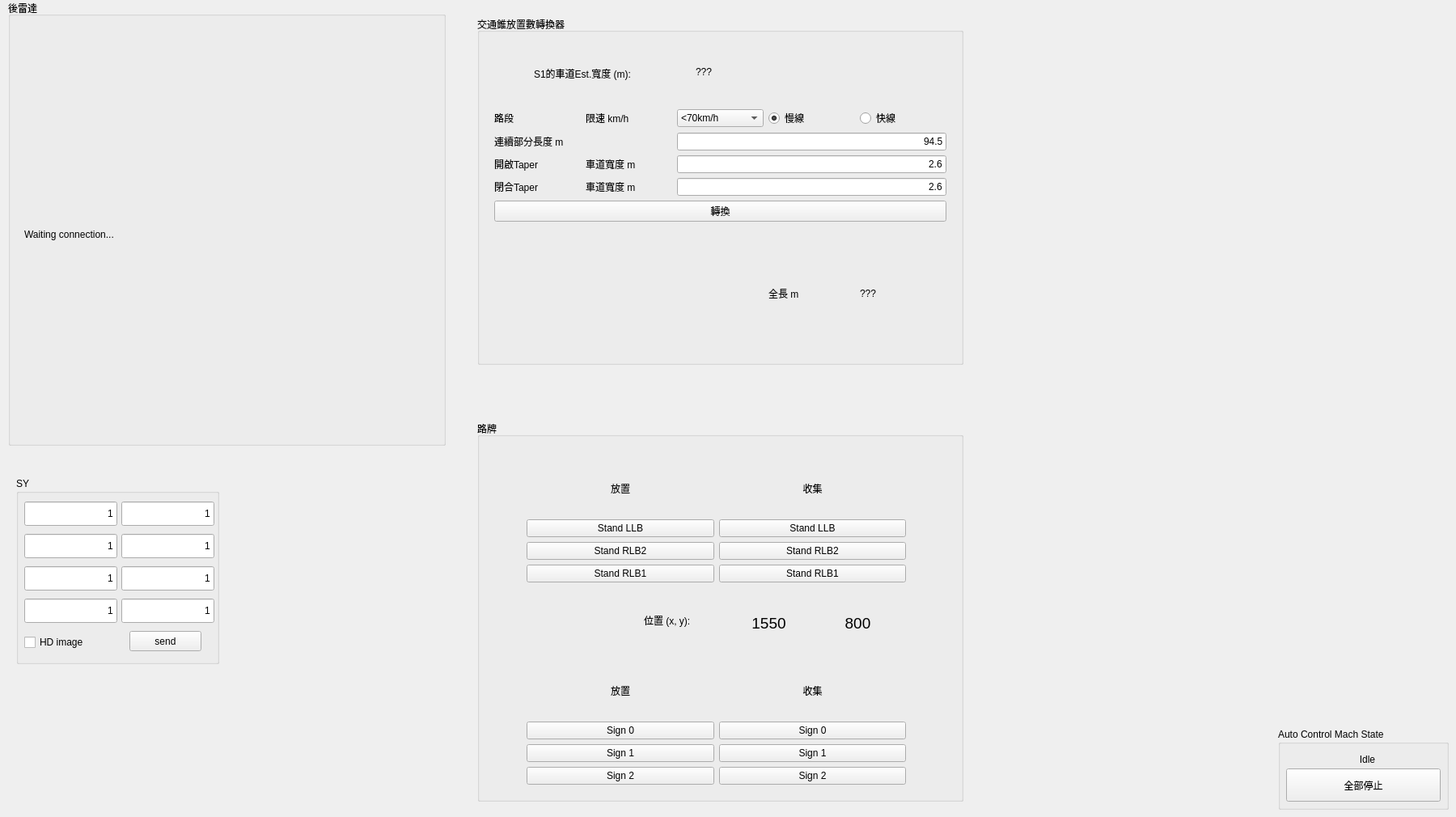
      <widget class="QWidget" name="RoadSign">
       <attribute name="title">
        <string>擴展功能</string>
       </attribute>
       <widget class="QGroupBox" name="groupBox_5">
        <property name="geometry">
         <rect>
          <x>10</x>
          <y>0</y>
          <width>541</width>
          <height>551</height>
         </rect>
        </property>
        <property name="sizePolicy">
         <sizepolicy hsizetype="Preferred" vsizetype="Preferred">
          <horstretch>0</horstretch>
          <verstretch>0</verstretch>
         </sizepolicy>
        </property>
        <property name="title">
         <string>後雷達</string>
        </property>
        <widget class="QLabel" name="cameraRadarExtLabel">
         <property name="enabled">
          <bool>true</bool>
         </property>
         <property name="geometry">
          <rect>
           <x>20</x>
           <y>40</y>
           <width>500</width>
           <height>500</height>
          </rect>
         </property>
         <property name="text">
          <string>Waiting connection...</string>
         </property>
        </widget>
       </widget>
       <widget class="QGroupBox" name="groupBox_7">
        <property name="geometry">
         <rect>
          <x>590</x>
          <y>520</y>
          <width>601</width>
          <height>471</height>
         </rect>
        </property>
        <property name="sizePolicy">
         <sizepolicy hsizetype="Preferred" vsizetype="Preferred">
          <horstretch>0</horstretch>
          <verstretch>0</verstretch>
         </sizepolicy>
        </property>
        <property name="title">
         <string>路牌</string>
        </property>
        <widget class="QWidget" name="gridLayoutWidget_4">
         <property name="geometry">
          <rect>
           <x>60</x>
           <y>50</y>
           <width>471</width>
           <height>151</height>
          </rect>
         </property>
         <layout class="QGridLayout" name="gridLayout_6">
          <property name="leftMargin">
           <number>1</number>
          </property>
          <property name="topMargin">
           <number>1</number>
          </property>
          <property name="rightMargin">
           <number>1</number>
          </property>
          <property name="bottomMargin">
           <number>1</number>
          </property>
          <item row="3" column="2">
           <widget class="QPushButton" name="StandCollectButton_2">
            <property name="text">
             <string>Stand RLB1</string>
            </property>
           </widget>
          </item>
          <item row="1" column="1">
           <widget class="QPushButton" name="StandPlaceButton_0">
            <property name="text">
             <string>Stand LLB</string>
            </property>
           </widget>
          </item>
          <item row="2" column="1">
           <widget class="QPushButton" name="StandPlaceButton_1">
            <property name="text">
             <string>Stand RLB2</string>
            </property>
           </widget>
          </item>
          <item row="1" column="2">
           <widget class="QPushButton" name="StandCollectButton_0">
            <property name="text">
             <string>Stand LLB</string>
            </property>
           </widget>
          </item>
          <item row="2" column="2">
           <widget class="QPushButton" name="StandCollectButton_1">
            <property name="text">
             <string>Stand RLB2</string>
            </property>
           </widget>
          </item>
          <item row="3" column="1">
           <widget class="QPushButton" name="StandPlaceButton_2">
            <property name="text">
             <string>Stand RLB1</string>
            </property>
           </widget>
          </item>
          <item row="0" column="1">
           <widget class="QLabel" name="label_18">
            <property name="text">
             <string>放置</string>
            </property>
            <property name="alignment">
             <set>Qt::AlignCenter</set>
            </property>
           </widget>
          </item>
          <item row="0" column="2">
           <widget class="QLabel" name="label_26">
            <property name="text">
             <string>收集</string>
            </property>
            <property name="alignment">
             <set>Qt::AlignCenter</set>
            </property>
           </widget>
          </item>
         </layout>
        </widget>
        <widget class="QWidget" name="gridLayoutWidget_24">
         <property name="geometry">
          <rect>
           <x>60</x>
           <y>300</y>
           <width>471</width>
           <height>151</height>
          </rect>
         </property>
         <layout class="QGridLayout" name="gridLayout_26">
          <property name="leftMargin">
           <number>1</number>
          </property>
          <property name="topMargin">
           <number>1</number>
          </property>
          <property name="rightMargin">
           <number>1</number>
          </property>
          <property name="bottomMargin">
           <number>1</number>
          </property>
          <item row="3" column="2">
           <widget class="QPushButton" name="SignCollectButton_2">
            <property name="text">
             <string>Sign 2</string>
            </property>
           </widget>
          </item>
          <item row="1" column="1">
           <widget class="QPushButton" name="SignPlaceButton_0">
            <property name="text">
             <string>Sign 0</string>
            </property>
           </widget>
          </item>
          <item row="2" column="1">
           <widget class="QPushButton" name="SignPlaceButton_1">
            <property name="text">
             <string>Sign 1</string>
            </property>
           </widget>
          </item>
          <item row="1" column="2">
           <widget class="QPushButton" name="SignCollectButton_0">
            <property name="text">
             <string>Sign 0</string>
            </property>
           </widget>
          </item>
          <item row="2" column="2">
           <widget class="QPushButton" name="SignCollectButton_1">
            <property name="text">
             <string>Sign 1</string>
            </property>
           </widget>
          </item>
          <item row="3" column="1">
           <widget class="QPushButton" name="SignPlaceButton_2">
            <property name="text">
             <string>Sign 2</string>
            </property>
           </widget>
          </item>
          <item row="0" column="1">
           <widget class="QLabel" name="label_27">
            <property name="text">
             <string>放置</string>
            </property>
            <property name="alignment">
             <set>Qt::AlignCenter</set>
            </property>
           </widget>
          </item>
          <item row="0" column="2">
           <widget class="QLabel" name="label_28">
            <property name="text">
             <string>收集</string>
            </property>
            <property name="alignment">
             <set>Qt::AlignCenter</set>
            </property>
           </widget>
          </item>
         </layout>
        </widget>
        <widget class="QLabel" name="label_30">
         <property name="geometry">
          <rect>
           <x>206</x>
           <y>236</y>
           <width>91</width>
           <height>21</height>
          </rect>
         </property>
         <property name="text">
          <string>位置 (x, y):</string>
         </property>
        </widget>
        <widget class="QLabel" name="mouseCursorPositionXExtLabel">
         <property name="geometry">
          <rect>
           <x>310</x>
           <y>240</y>
           <width>101</width>
           <height>20</height>
          </rect>
         </property>
         <property name="font">
          <font>
           <pointsize>14</pointsize>
          </font>
         </property>
         <property name="text">
          <string>1550</string>
         </property>
         <property name="alignment">
          <set>Qt::AlignCenter</set>
         </property>
        </widget>
        <widget class="QLabel" name="mouseCursorPositionYExtLabel">
         <property name="geometry">
          <rect>
           <x>420</x>
           <y>240</y>
           <width>101</width>
           <height>20</height>
          </rect>
         </property>
         <property name="font">
          <font>
           <pointsize>14</pointsize>
          </font>
         </property>
         <property name="text">
          <string>800</string>
         </property>
         <property name="alignment">
          <set>Qt::AlignCenter</set>
         </property>
        </widget>
       </widget>
       <widget class="QGroupBox" name="groupBox_18">
        <property name="geometry">
         <rect>
          <x>20</x>
          <y>590</y>
          <width>251</width>
          <height>231</height>
         </rect>
        </property>
        <property name="title">
         <string>SY</string>
        </property>
        <widget class="QLineEdit" name="visionLineEdit_3">
         <property name="geometry">
          <rect>
           <x>130</x>
           <y>70</y>
           <width>115</width>
           <height>30</height>
          </rect>
         </property>
         <property name="text">
          <string>1</string>
         </property>
         <property name="alignment">
          <set>Qt::AlignRight|Qt::AlignTrailing|Qt::AlignVCenter</set>
         </property>
        </widget>
        <widget class="QLineEdit" name="visionLineEdit_0">
         <property name="geometry">
          <rect>
           <x>10</x>
           <y>30</y>
           <width>115</width>
           <height>30</height>
          </rect>
         </property>
         <property name="text">
          <string>1</string>
         </property>
         <property name="alignment">
          <set>Qt::AlignRight|Qt::AlignTrailing|Qt::AlignVCenter</set>
         </property>
        </widget>
        <widget class="QLineEdit" name="visionLineEdit_1">
         <property name="geometry">
          <rect>
           <x>130</x>
           <y>30</y>
           <width>115</width>
           <height>30</height>
          </rect>
         </property>
         <property name="text">
          <string>1</string>
         </property>
         <property name="alignment">
          <set>Qt::AlignRight|Qt::AlignTrailing|Qt::AlignVCenter</set>
         </property>
        </widget>
        <widget class="QLineEdit" name="visionLineEdit_2">
         <property name="geometry">
          <rect>
           <x>10</x>
           <y>70</y>
           <width>115</width>
           <height>30</height>
          </rect>
         </property>
         <property name="text">
          <string>1</string>
         </property>
         <property name="alignment">
          <set>Qt::AlignRight|Qt::AlignTrailing|Qt::AlignVCenter</set>
         </property>
        </widget>
        <widget class="QPushButton" name="visionPushButton">
         <property name="geometry">
          <rect>
           <x>140</x>
           <y>190</y>
           <width>89</width>
           <height>25</height>
          </rect>
         </property>
         <property name="text">
          <string>send</string>
         </property>
        </widget>
        <widget class="QLineEdit" name="visionLineEdit_4">
         <property name="geometry">
          <rect>
           <x>10</x>
           <y>110</y>
           <width>115</width>
           <height>30</height>
          </rect>
         </property>
         <property name="text">
          <string>1</string>
         </property>
         <property name="alignment">
          <set>Qt::AlignRight|Qt::AlignTrailing|Qt::AlignVCenter</set>
         </property>
        </widget>
        <widget class="QLineEdit" name="visionLineEdit_5">
         <property name="geometry">
          <rect>
           <x>130</x>
           <y>110</y>
           <width>115</width>
           <height>30</height>
          </rect>
         </property>
         <property name="text">
          <string>1</string>
         </property>
         <property name="alignment">
          <set>Qt::AlignRight|Qt::AlignTrailing|Qt::AlignVCenter</set>
         </property>
        </widget>
        <widget class="QLineEdit" name="visionLineEdit_6">
         <property name="geometry">
          <rect>
           <x>10</x>
           <y>150</y>
           <width>115</width>
           <height>30</height>
          </rect>
         </property>
         <property name="text">
          <string>1</string>
         </property>
         <property name="alignment">
          <set>Qt::AlignRight|Qt::AlignTrailing|Qt::AlignVCenter</set>
         </property>
        </widget>
        <widget class="QLineEdit" name="visionLineEdit_7">
         <property name="geometry">
          <rect>
           <x>130</x>
           <y>150</y>
           <width>115</width>
           <height>30</height>
          </rect>
         </property>
         <property name="text">
          <string>1</string>
         </property>
         <property name="alignment">
          <set>Qt::AlignRight|Qt::AlignTrailing|Qt::AlignVCenter</set>
         </property>
        </widget>
        <widget class="QCheckBox" name="HDimageCheckBox">
         <property name="geometry">
          <rect>
           <x>10</x>
           <y>190</y>
           <width>115</width>
           <height>28</height>
          </rect>
         </property>
         <property name="text">
          <string>HD image</string>
         </property>
         <property name="checkable">
          <bool>true</bool>
         </property>
         <property name="checked">
          <bool>false</bool>
         </property>
        </widget>
       </widget>
       <widget class="QGroupBox" name="groupBox_20">
        <property name="geometry">
         <rect>
          <x>1580</x>
          <y>900</y>
          <width>211</width>
          <height>101</height>
         </rect>
        </property>
        <property name="title">
         <string>Auto Control Mach State</string>
        </property>
        <widget class="QLabel" name="autoControlStateLabel_4">
         <property name="geometry">
          <rect>
           <x>20</x>
           <y>30</y>
           <width>181</width>
           <height>17</height>
          </rect>
         </property>
         <property name="text">
          <string>Idle</string>
         </property>
         <property name="alignment">
          <set>Qt::AlignCenter</set>
         </property>
        </widget>
        <widget class="QPushButton" name="allMoveStopPushButton_4">
         <property name="geometry">
          <rect>
           <x>10</x>
           <y>50</y>
           <width>191</width>
           <height>41</height>
          </rect>
         </property>
         <property name="text">
          <string>全部停止</string>
         </property>
        </widget>
       </widget>
       <widget class="QGroupBox" name="groupBox_21">
        <property name="geometry">
         <rect>
          <x>590</x>
          <y>20</y>
          <width>601</width>
          <height>431</height>
         </rect>
        </property>
        <property name="sizePolicy">
         <sizepolicy hsizetype="Preferred" vsizetype="Preferred">
          <horstretch>0</horstretch>
          <verstretch>0</verstretch>
         </sizepolicy>
        </property>
        <property name="title">
         <string>交通錐放置數轉換器</string>
        </property>
        <widget class="QWidget" name="gridLayoutWidget_23">
         <property name="geometry">
          <rect>
           <x>20</x>
           <y>113</y>
           <width>561</width>
           <height>314</height>
          </rect>
         </property>
         <layout class="QGridLayout" name="gridLayout_25">
          <property name="leftMargin">
           <number>1</number>
          </property>
          <property name="topMargin">
           <number>1</number>
          </property>
          <property name="rightMargin">
           <number>1</number>
          </property>
          <property name="bottomMargin">
           <number>1</number>
          </property>
          <item row="1" column="2" colspan="3">
           <widget class="QLineEdit" name="conePlaceConvLengthLineEdit">
            <property name="text">
             <string>94.5</string>
            </property>
            <property name="alignment">
             <set>Qt::AlignRight|Qt::AlignTrailing|Qt::AlignVCenter</set>
            </property>
           </widget>
          </item>
          <item row="0" column="3">
           <widget class="QRadioButton" name="fastSlowLaneRadioButton_0">
            <property name="text">
             <string>慢線 </string>
            </property>
            <property name="checked">
             <bool>true</bool>
            </property>
           </widget>
          </item>
          <item row="0" column="0">
           <widget class="QLabel" name="label_64">
            <property name="toolTip">
             <string/>
            </property>
            <property name="frameShadow">
             <enum>QFrame::Plain</enum>
            </property>
            <property name="lineWidth">
             <number>1</number>
            </property>
            <property name="text">
             <string>路段 </string>
            </property>
            <property name="margin">
             <number>10</number>
            </property>
           </widget>
          </item>
          <item row="0" column="1">
           <widget class="QLabel" name="label_68">
            <property name="toolTip">
             <string/>
            </property>
            <property name="frameShadow">
             <enum>QFrame::Plain</enum>
            </property>
            <property name="lineWidth">
             <number>1</number>
            </property>
            <property name="text">
             <string>限速 km/h</string>
            </property>
            <property name="margin">
             <number>10</number>
            </property>
           </widget>
          </item>
          <item row="2" column="1">
           <widget class="QLabel" name="label_73">
            <property name="toolTip">
             <string/>
            </property>
            <property name="frameShadow">
             <enum>QFrame::Plain</enum>
            </property>
            <property name="lineWidth">
             <number>1</number>
            </property>
            <property name="text">
             <string>車道寬度 m</string>
            </property>
            <property name="margin">
             <number>10</number>
            </property>
           </widget>
          </item>
          <item row="0" column="2">
           <widget class="QComboBox" name="conePlaceRoadSpeedSelConvComboBox">
            <item>
             <property name="text">
              <string>&lt;70km/h</string>
             </property>
            </item>
            <item>
             <property name="text">
              <string>70-80km/h</string>
             </property>
            </item>
            <item>
             <property name="text">
              <string>&gt;80km/h</string>
             </property>
            </item>
           </widget>
          </item>
          <item row="0" column="4">
           <widget class="QRadioButton" name="fastSlowLaneRadioButton_1">
            <property name="text">
             <string>快線 </string>
            </property>
           </widget>
          </item>
          <item row="2" column="2" colspan="3">
           <widget class="QLineEdit" name="conePlaceConvStartLaneWidthLineEdit">
            <property name="text">
             <string>2.6</string>
            </property>
            <property name="alignment">
             <set>Qt::AlignRight|Qt::AlignTrailing|Qt::AlignVCenter</set>
            </property>
           </widget>
          </item>
          <item row="5" column="0" colspan="5">
           <widget class="QPushButton" name="conePlaceConvButton">
            <property name="text">
             <string>轉換</string>
            </property>
           </widget>
          </item>
          <item row="3" column="0">
           <widget class="QLabel" name="label_50">
            <property name="toolTip">
             <string/>
            </property>
            <property name="frameShadow">
             <enum>QFrame::Plain</enum>
            </property>
            <property name="lineWidth">
             <number>1</number>
            </property>
            <property name="text">
             <string>閉合Taper</string>
            </property>
            <property name="margin">
             <number>10</number>
            </property>
           </widget>
          </item>
          <item row="3" column="1">
           <widget class="QLabel" name="label_72">
            <property name="toolTip">
             <string/>
            </property>
            <property name="frameShadow">
             <enum>QFrame::Plain</enum>
            </property>
            <property name="lineWidth">
             <number>1</number>
            </property>
            <property name="text">
             <string>車道寬度 m</string>
            </property>
            <property name="margin">
             <number>10</number>
            </property>
           </widget>
          </item>
          <item row="3" column="2" colspan="3">
           <widget class="QLineEdit" name="conePlaceConvEndLaneWidthLineEdit">
            <property name="text">
             <string>2.6</string>
            </property>
            <property name="alignment">
             <set>Qt::AlignRight|Qt::AlignTrailing|Qt::AlignVCenter</set>
            </property>
           </widget>
          </item>
          <item row="2" column="0">
           <widget class="QLabel" name="label_20">
            <property name="toolTip">
             <string/>
            </property>
            <property name="frameShadow">
             <enum>QFrame::Plain</enum>
            </property>
            <property name="lineWidth">
             <number>1</number>
            </property>
            <property name="text">
             <string>開啟Taper</string>
            </property>
            <property name="margin">
             <number>10</number>
            </property>
           </widget>
          </item>
          <item row="1" column="0" colspan="2">
           <widget class="QLabel" name="label_70">
            <property name="toolTip">
             <string/>
            </property>
            <property name="frameShadow">
             <enum>QFrame::Plain</enum>
            </property>
            <property name="lineWidth">
             <number>1</number>
            </property>
            <property name="text">
             <string>連續部分長度 m</string>
            </property>
            <property name="margin">
             <number>10</number>
            </property>
           </widget>
          </item>
          <item row="6" column="3">
           <widget class="QLabel" name="label_71">
            <property name="toolTip">
             <string/>
            </property>
            <property name="frameShadow">
             <enum>QFrame::Plain</enum>
            </property>
            <property name="lineWidth">
             <number>1</number>
            </property>
            <property name="text">
             <string>全長 m</string>
            </property>
            <property name="margin">
             <number>10</number>
            </property>
           </widget>
          </item>
          <item row="6" column="4">
           <widget class="QLabel" name="conePlaceConvTotalLengthLabel">
            <property name="text">
             <string>???</string>
            </property>
           </widget>
          </item>
         </layout>
        </widget>
        <widget class="QLabel" name="label_29">
         <property name="geometry">
          <rect>
           <x>70</x>
           <y>60</y>
           <width>181</width>
           <height>21</height>
          </rect>
         </property>
         <property name="text">
          <string>S1的車道Est.寬度 (m):</string>
         </property>
        </widget>
        <widget class="QLabel" name="conePlaceConvSelectedLaneWidthLabel">
         <property name="geometry">
          <rect>
           <x>270</x>
           <y>60</y>
           <width>67</width>
           <height>17</height>
          </rect>
         </property>
         <property name="text">
          <string>???</string>
         </property>
        </widget>
       </widget>
      </widget>
